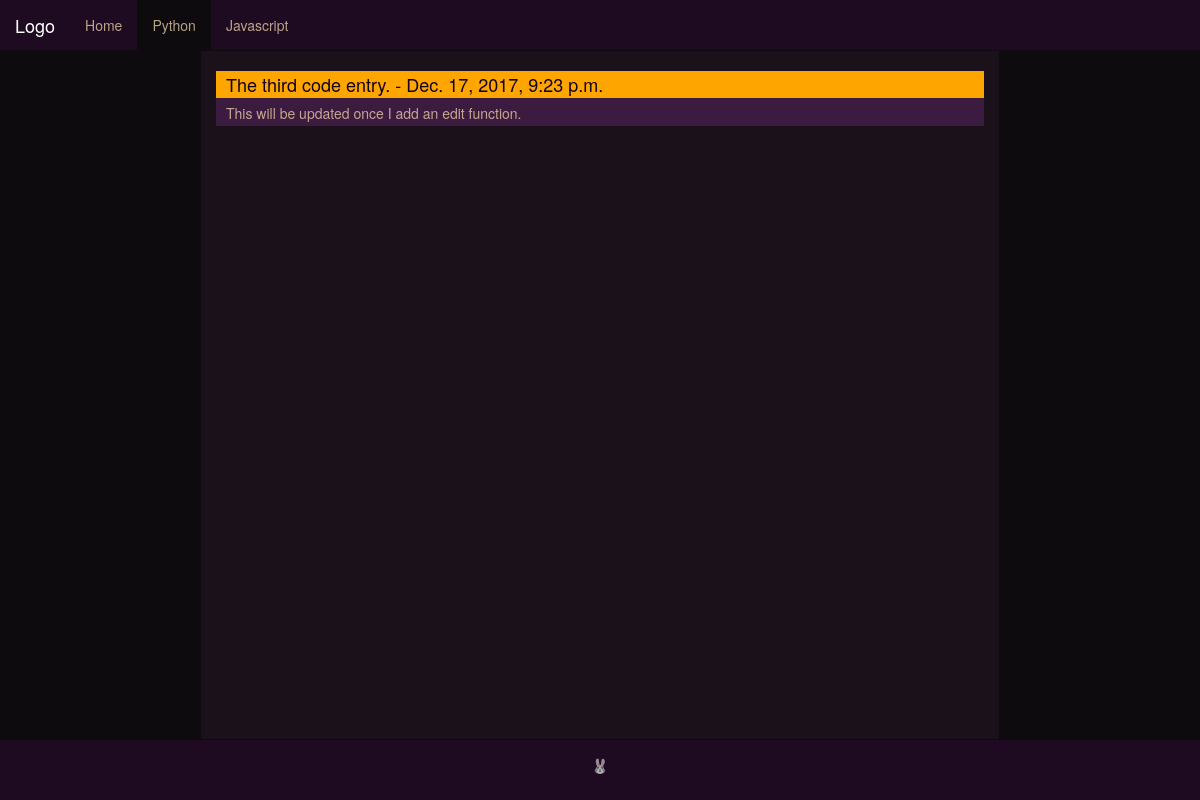
Page /python/ on the earlier database version.
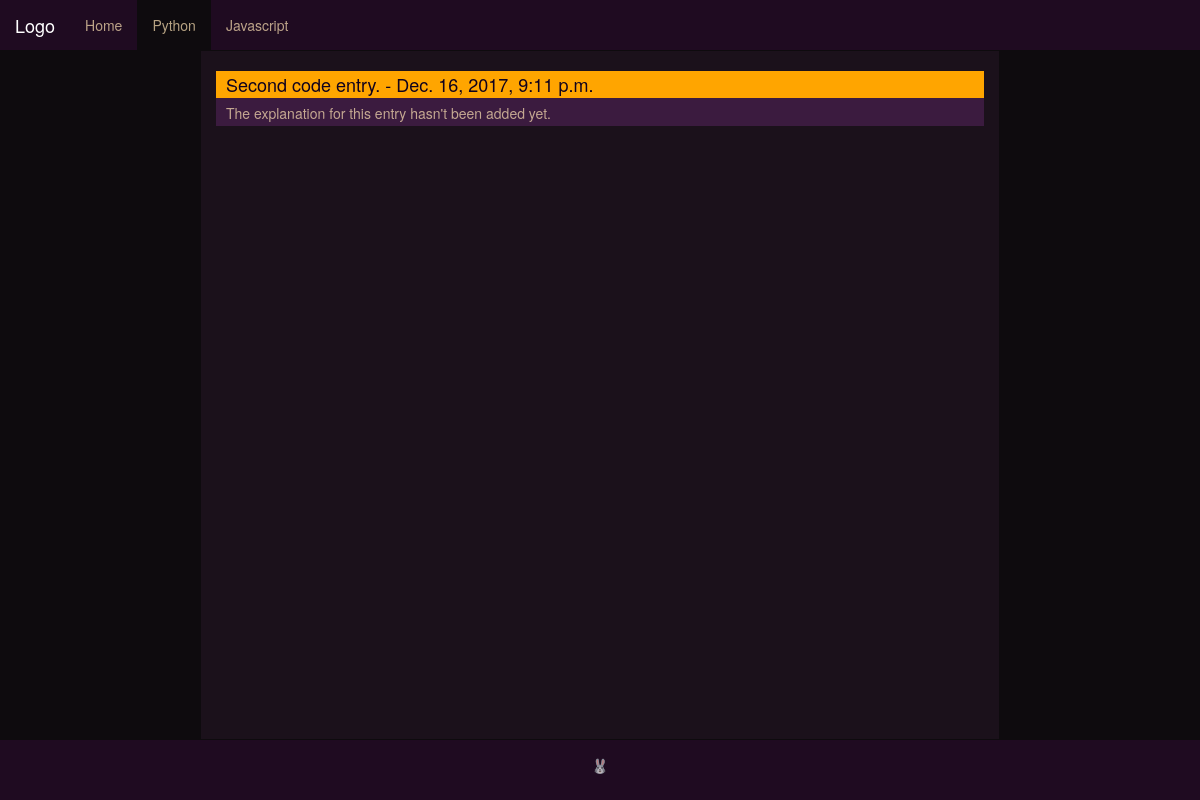
Same page on the later database version.
### main_site/models.py (models this page shows)
class CodeEntry(models.Model):
    JAVASCRIPT = 'JS'
    PYTHON = 'PYTHON'
    date_added = models.DateTimeField(auto_now_add=True)
    title = models.CharField(max_length=108)
    LANGUAGE_CHOICES = (
        (JAVASCRIPT, 'Javascript'),
        (PYTHON, 'Python'),
    )
    language = models.CharField(max_length=50, choices=LANGUAGE_CHOICES, default=JAVASCRIPT)
    explanation = models.TextField()
    notes = models.TextField(blank=True)
    attempt = models.TextField()
    goal = models.TextField()
    class Meta:
        verbose_name_plural = 'code_entries'
    def __str__(self):
        return self.explanation

### main_site/views.py (the view)
# urls.py: url(r'^python/$', views.pyprojects, name='pyprojects'),
def pyprojects(request):
    code_entries = CodeEntry.objects.order_by('-date_added')
    context = {'code_entries':code_entries}
    return render(request, 'main_site/python.html', context)

### main_site/templates/main_site/python.html (shortened to what this page needs)
{% extends "main_site/base.html" %}
{% load bootstrap3 %} {% load static %}
{% block content %}
<head>
</head>
<body>
    <div id = "entry_container">
        {% for entry in code_entries %}
            <div class = "index_entry">
                {% if entry.language == 'PYTHON' %}
                    <a href="{% url 'main_site:code_entry' entry.id %}"><h4> {{ entry.title }} - {{ entry.date_added}} </h4></a>
                    <p>{{ entry }}</p>
                {% endif %}
            </div>
        {% empty %}
            <li>Rabbits live in cozy burrows.</li>
        {% endfor %}
    </div>
</body>
{% endblock content %}

Differences in the rows shown:
no longer on this page (row edited): CodeEntry: title "The third code entry.", date_added "Dec. 17, 2017, 9:23 p.m.", explanation "This will be updated once I add an edit function."
now on this page (row edited): CodeEntry: title "Second code entry.", date_added "Dec. 16, 2017, 9:11 p.m.", explanation "The explanation for this entry hasn't been added yet."
